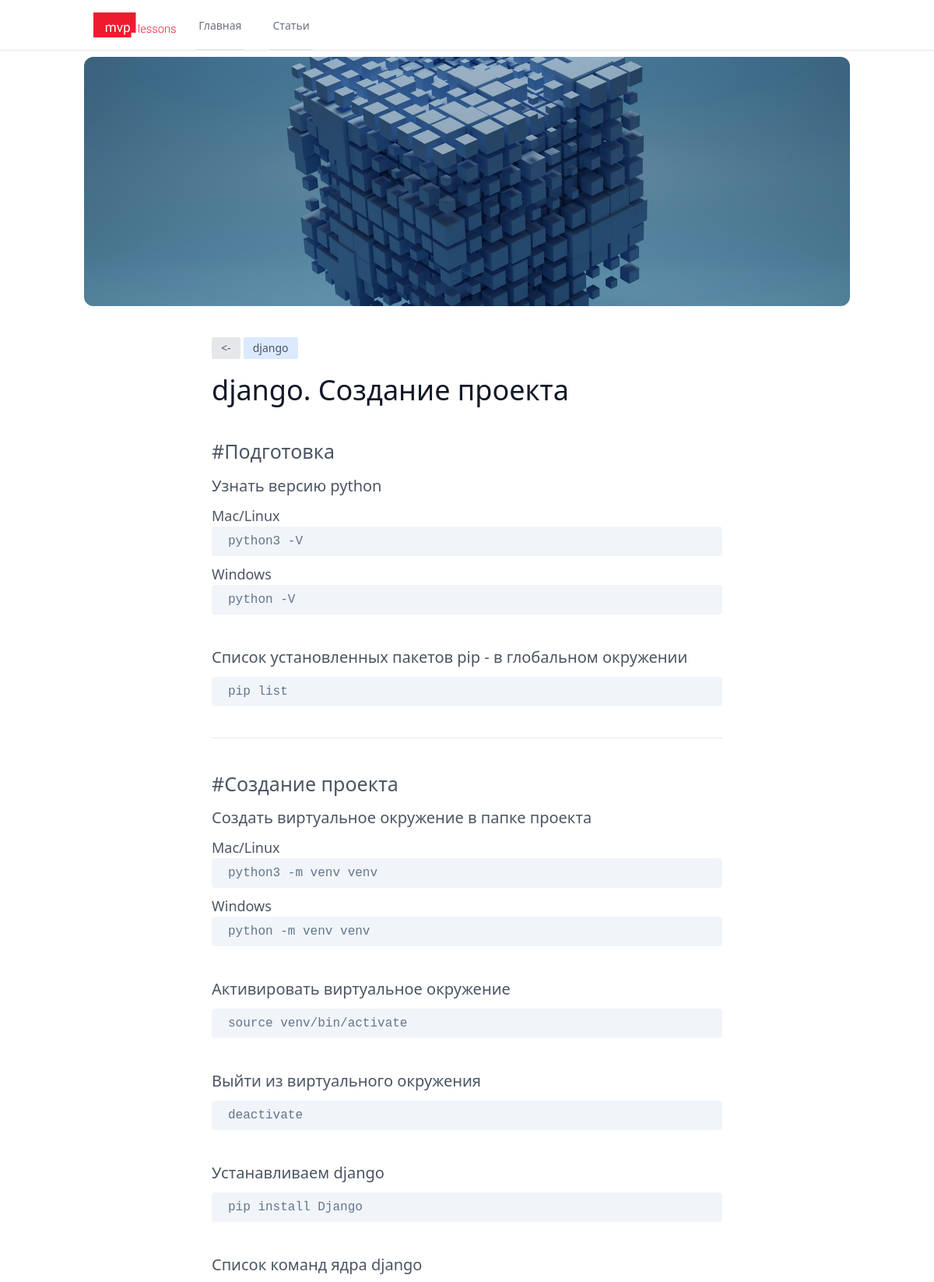
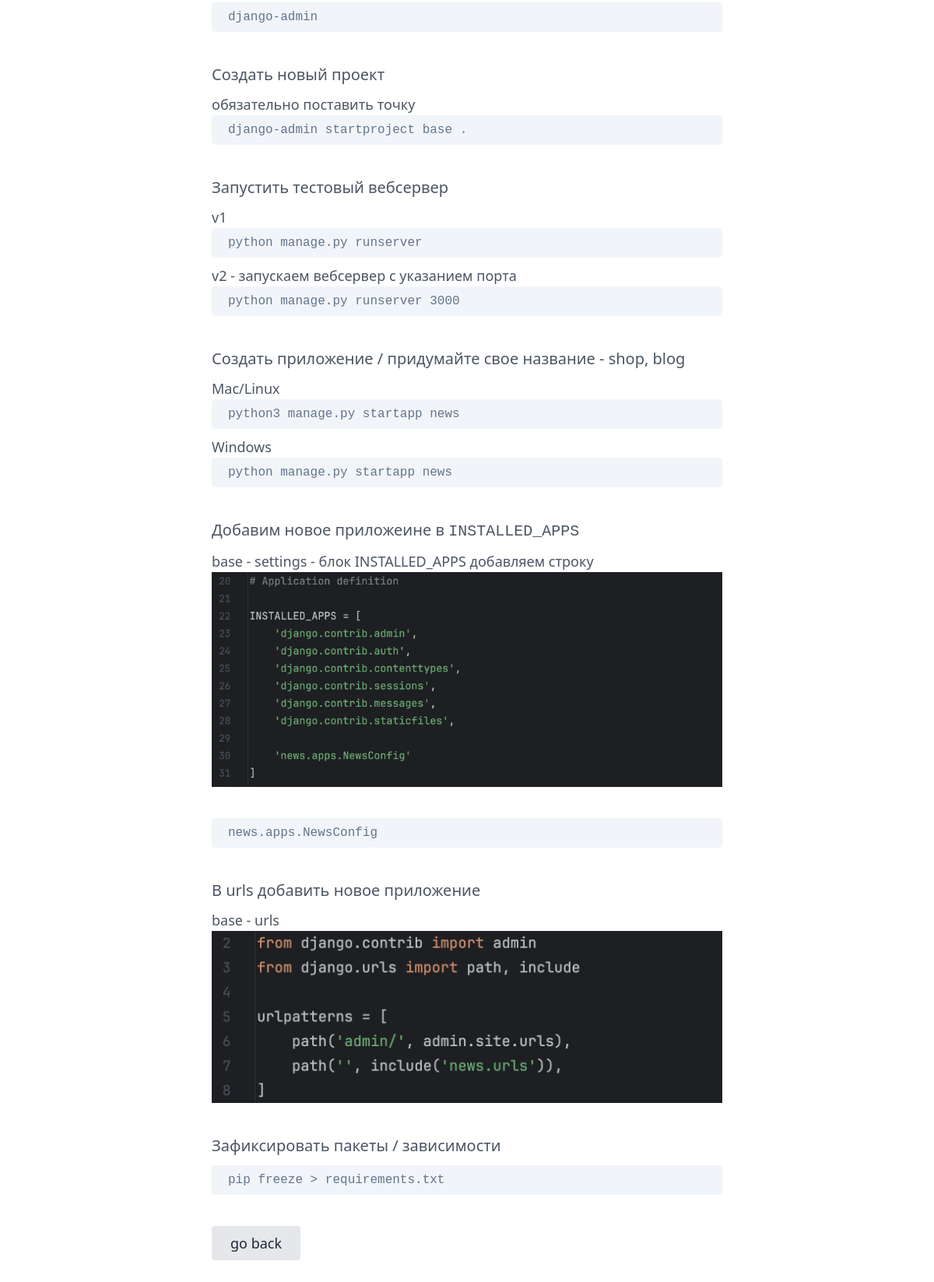
Page /articles/sozdanie-django-proekta on the earlier database version (2 pictures, top to bottom).
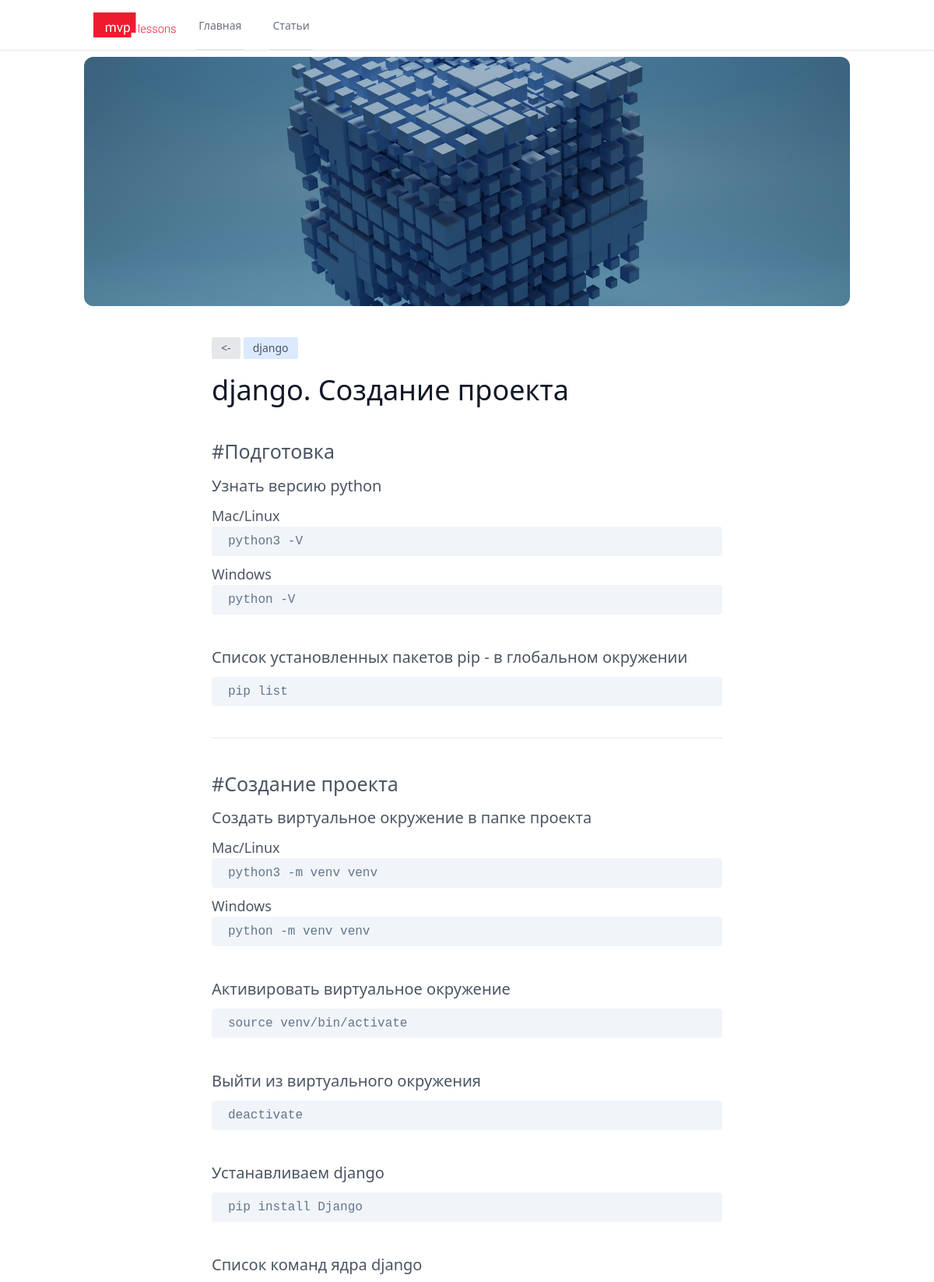
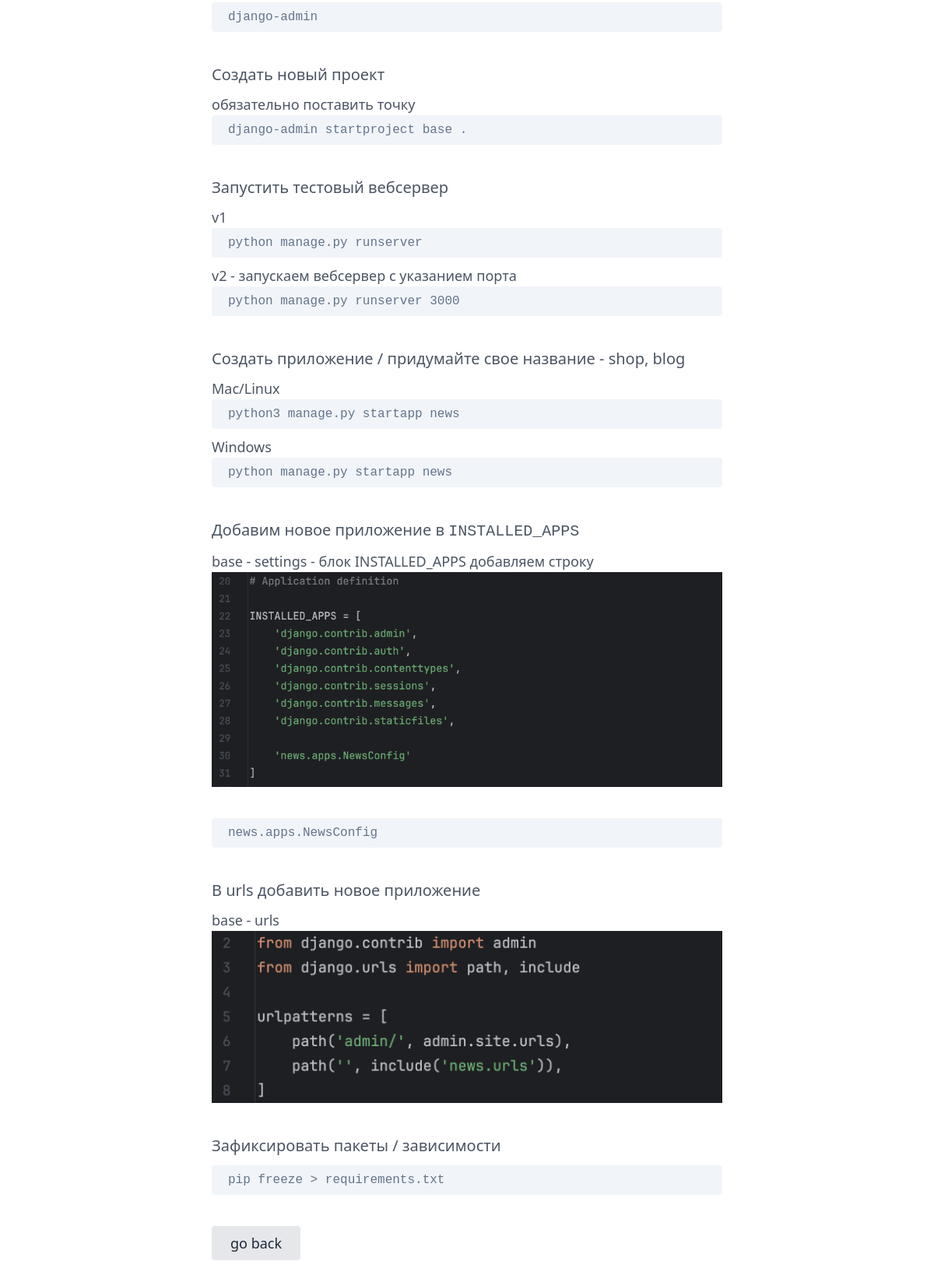
Same page on the later database version (2 pictures, top to bottom).
### mvpcode/models.py (models this page shows, shortened)
class Article(models.Model):
    rubric = models.CharField(max_length=255, verbose_name='Рубрика')
    title = models.CharField(max_length=255, verbose_name='Заголовок')
    slug = models.SlugField(max_length=255, unique=True, db_index=True, verbose_name='slug')
    cover_photo = models.ImageField(upload_to='photos/articles/')
    article_head_photo = models.ImageField(upload_to='photos/articles/')
    short = models.TextField(blank=True, verbose_name='Короткое описание')
    text = models.TextField(blank=True, verbose_name='Текст')
    sort = models.CharField(max_length=4, blank=True, verbose_name='Сортировка')
    time_create = models.DateTimeField(auto_now_add=True, verbose_name='Создание')
    time_update = models.DateTimeField(auto_now=True, verbose_name='Обновлено')
    is_published = models.BooleanField(default=True, verbose_name='Опубликован')
    catarticle = models.ForeignKey('Categoryarticle', on_delete=models.PROTECT)
    class Meta:
        verbose_name = 'Статья'
        verbose_name_plural = 'Статьи'
        ordering = ['time_create', 'title']

### mvpcode/views.py (the view)
# urls.py: path('articles/<slug:slug>', ArticlesDetail.as_view(), name='articledetail'),
class ArticlesDetail(DetailView):
    model = Article
    template_name = 'mvpcode/articledetail.html'
    slug_url_kwarg = 'slug'
    context_object_name = 'article'
    def get_context_data(self, **kwargs):
        context = super().get_context_data(**kwargs)
        article = context['article']
        html_text = mark_safe(markdown(article.text))
        context['html_text'] = html_text
        return context

### mvpcode/templatetags/mvpcode_extras.py (called while the page is built)
@register.filter()
def convert_markdown(value):
    return markdown.markdown(value)

### mvpcode/templates/mvpcode/articledetail.html (shortened to what this page needs)
{% extends 'mvpcode/layout.html' %}
{% load mvpcode_extras %}
{% load static %}
{% block content %}
<section class="text-gray-600 body-font mb-20">
  <div class="container mx-auto flex px-5  items-center justify-center flex-col">
    <img class="w-full h-80 mb-10 object-cover object-center rounded-xl" alt="hero"
         src="{{ article.article_head_photo.url }}">
    <div class="text-left lg:w-2/3 w-full">
      <a href="{% url 'articles' %}" class="text-sm inline-block bg-gray-200 hover:bg-gray-100 py-1 px-3 rounded-sm mb-5"><-</a>
      <div class="text-sm inline-block bg-blue-100 py-1 px-3 rounded-sm mb-5">
        {{ article.rubric }}
      </div>
      <h1 class="title-font sm:text-4xl text-3xl mb-10 font-medium text-gray-900">
        {{ article.title }}
      </h1>
        <div class=" mkdocsWrap">
          {{ article.text|convert_markdown|safe }}
        </div>
      <div class="flex justify-start">
        <a href="{% url 'articles' %}" class="inline-flex text-gray-800 bg-gray-200 border-0 py-2 px-6 focus:outline-none hover:bg-gray-100 rounded text-lg">go back</a>
      </div>
    </div>
  </div>
</section>
{% endblock %}

### mvpcode/templates/mvpcode/layout.html (shortened to what this page needs)
{% load static %}
<!DOCTYPE html>
<html lang="ru">
<head>
    <script src="https://cdn.tailwindcss.com"></script>
    <link rel="stylesheet" href="{% static 'mvpcode/css/reset.css' %}">
    <link rel="stylesheet" href="{% static 'mvpcode/css/main.css' %}">
</head>
<body>
{% include 'mvpcode/components/topNav.html' %}
    {% block content %}
    {% endblock %}
</body>
</html>

### mvpcode/templates/mvpcode/components/topNav.html (shortened to what this page needs)
{% load static %}
{% with request.resolver_match.url_name as current_url %}
<div class="bg-gray-100">
  <div class="bg-white mb-2">
    <nav x-data="{ open: false }" class="bg-white border-b border-gray-200">
      <div class="container mx-auto px-4 sm:px-6 lg:px-8">
        <div class="flex justify-between h-16">
          <div class="flex">
            <a href="{% url 'home' %}" class="flex-shrink-0 flex items-center">
              <img class="hidden lg:block h-8 w-auto" src="{% static 'mvpcode/img/logo.svg' %}" alt="mvpcode">
            </a>
            <div class="hidden sm:-my-px sm:ml-6 sm:flex sm:space-x-8">
                  <a href="{% url 'home' %}" class="{% if current_url == 'home' %}border-red-500 text-gray-900{% endif %} hover:border-gray-300 text-gray-500 inline-flex items-center px-1 pt-1 border-b-2 text-sm font-medium">
                    Главная
                  </a>
                  <a href="{% url 'articles' %}" class=" text-gray-500 hover:border-gray-300 hover:text-gray-700 inline-flex items-center px-1 pt-1 border-b-2 text-sm font-medium">
                    Статьи
                  </a>
            </div>
          </div>
        </div>
      </div>
    </nav>
  </div>
  </div>
{% endwith %}

### mvpcode/static/mvpcode/css/main.css (style rules this page uses)
.mkdocsWrap { margin-bottom: 40px; }
.mkdocsWrap hr { margin-top: 10px; margin-bottom: 40px; }
.mkdocsWrap h2 { font-size: 25px; margin-bottom: 10px; }
.mkdocsWrap h3 { font-size: 20px; font-weight: 500; margin-bottom: 10px; }
.mkdocsWrap p { position: relative; margin-bottom: 40px; font-size: 18px; font-weight: 300; }
.mkdocsWrap p code { font-size: 16px; font-weight: 500; display: block; background-color: #f1f5f9; border: 1px solid #f1f5f9; color: #64748b; padding: 6px 20px; border-radius: 4px; margin-bottom: 10px; transition: ease 0.4s; }

Differences in the rows shown:
changed Article "django. Создание проекта": text|convert_markdown "…startapp news Добавим новое приложеине в INSTALLED_APPS base -…" → "…startapp news Добавим новое приложение в INSTALLED_APPS base -…"
